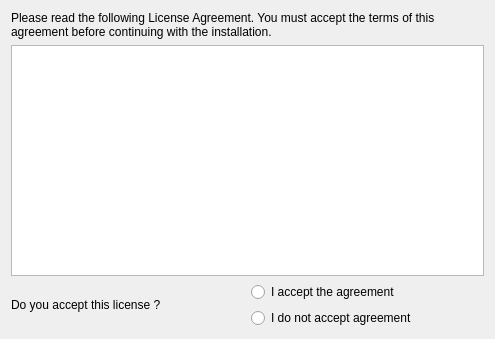
<?xml version="1.0" encoding="UTF-8"?>
<ui version="4.0">
 <class>LicensePage</class>
 <widget class="QWidget" name="LicensePage">
  <property name="geometry">
   <rect>
    <x>0</x>
    <y>0</y>
    <width>495</width>
    <height>339</height>
   </rect>
  </property>
  <property name="windowTitle">
   <string>License Agreement</string>
  </property>
  <layout class="QGridLayout" name="gridLayout_2">
   <item row="0" column="0">
    <layout class="QGridLayout" name="gridLayout">
     <item row="0" column="0">
      <widget class="QLabel" name="prologue">
       <property name="text">
        <string>Please read the following License Agreement. You must accept the terms of this agreement before continuing with the installation.</string>
       </property>
       <property name="scaledContents">
        <bool>false</bool>
       </property>
       <property name="wordWrap">
        <bool>true</bool>
       </property>
      </widget>
     </item>
     <item row="1" column="0">
      <widget class="QTextBrowser" name="license"/>
     </item>
     <item row="2" column="0">
      <layout class="QHBoxLayout" name="horizontalLayout">
       <item>
        <widget class="QLabel" name="question">
         <property name="text">
          <string>Do you accept this license ?</string>
         </property>
         <property name="wordWrap">
          <bool>true</bool>
         </property>
        </widget>
       </item>
       <item>
        <layout class="QVBoxLayout" name="verticalLayout">
         <item>
          <widget class="QRadioButton" name="acceptButton">
           <property name="text">
            <string>I accept the agreement</string>
           </property>
          </widget>
         </item>
         <item>
          <widget class="QRadioButton" name="rejectButton">
           <property name="text">
            <string>I do not accept agreement</string>
           </property>
          </widget>
         </item>
        </layout>
       </item>
      </layout>
     </item>
    </layout>
   </item>
  </layout>
 </widget>
 <resources/>
 <connections/>
</ui>
